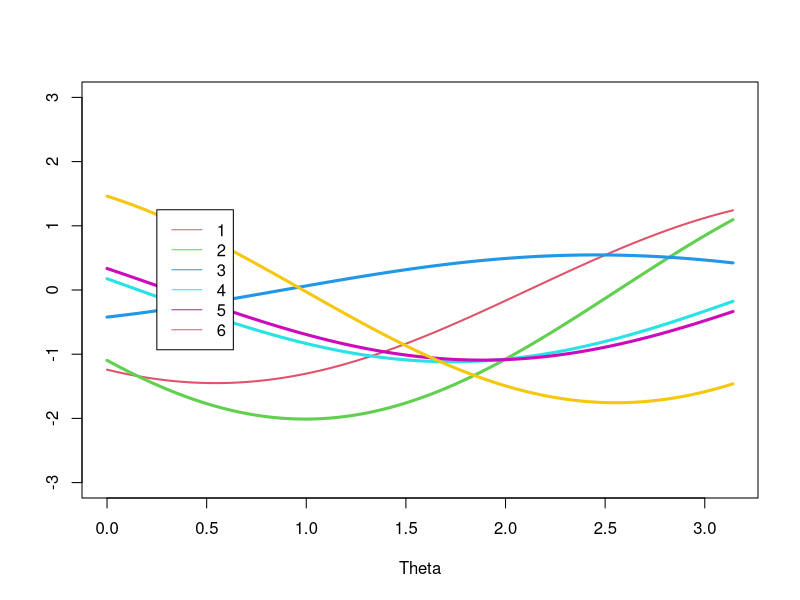

The R script that drew this image: (Note: this script raises an error after producing the figure.)

set.seed(123113)
x1<-c(0.6276,0.2552,0.1545,0.8286,0.4089,0.5792,0.2365,0.4967,0.6811)
y1<-c(0.2772,0.5599,0.0257,0.0545,0.8235,0.0441,0.1227,0.3219,0.1024)
data<-cbind(x1,y1)
data<-data[order(data[,1]),]
dataT<-data[1:3,]
data<-replicate(2,rnorm(6))
data<-data[order(data[,1]),]
projFun<-Vectorize(function(theta,x1,y1){
  return(sum(c(cos(theta),sin(theta))*c(x1,y1)))
}
)


projFun2<-Vectorize(function(theta,x){
  return(sum(c(cos(theta),sin(theta))*x))
}
)
cols<-order(data[,1])
#quartz()
curve(projFun(x,data[1,1],data[1,2]),from=0,to=pi,ylim=c(-3,3),
      lwd=2,col=2,xlab="Theta",ylab="")
for(i in 2:length(data[,1])){ 
  curve(projFun(x,data[i,1],data[i,2]),from=0,to=pi,add=T,col=1+i,lwd=3)
}
legend(0.25,1.25,sapply(1:(length(data[,1])),toString),lty=1,col=1:5+1)
#returns the certificate related to two curves
getCert<-function(a,b,min=F){
  
  
  if(a[3]!=b[3]){
    t<-atan((b[1]-a[1])/(a[2]-b[2]))
    if(t<0)
      t<-t+pi
    #which is max(min if min is true)
    cert<-list("expiry"=t,"order"=c(a[3],b[3]),"min"=min)
    if(a[1]<b[1])
      cert$order<-cert$order[c(2,1)]
    if(min)
      cert$order<-cert$order[c(2,1)]
  }
  
  else
    cert<-list("order"=rep(a[3],2),"expiry"=10,"min"=min)
  
  return(cert)
}

#adds and event to the queue
enqueue<-function(queue,event){
  
  if(is.null(event))
    return(queue)
  
  else if(is.null(queue)){
    return(list(event))
  }
  
  else{
    i<-1
    condition<-F
    n<-length(queue)
    
    while(!condition&&i<=n){
      if(isEqualEvent(event$cert,queue[[i]]$cert)){
        queue[[i]]<-event
        condition=T
        break
      }
      
      condition<-event$cert$expiry<queue[[i]]$cert$expiry
      
      if(condition){
        if(n>1)
          queue[i:(n+1)]<-append(list(event),queue[i:n])
        else
          queue<-append(list(event),queue[1])
        
      }
      i<-i+1
    }
    
    
    if(i==(n+1)&&!condition)
      queue[(n+1)]<-list(event)
    
    return(queue)
  }
}

isEqualEvent<-function(e1,e2){
  
  if(identical(e1$expiry,e2$expiry))
    return(sum(duplicated(c(e1$order,e2$order)))==2)
  else
    return(FALSE)
}

#returns the current champ then the non champ
getCurrOrder<-function(time,cert){
  
  if(cert$expiry>time)
    return(cert$order)
  else
    return(cert$order[c(2,1)])
  
}

getParent<-function(time,cert){
  
  if(cert$expiry>time)
    return(cert$order[1])
  else
    return(cert$order[2])
  
}

getIndex<-function(pos){
  
  ind<-1
  i<-2
  while(i<=length(pos)){
    ind<-ind*2+pos[i]%/%2
    i<-i+1
  }
  return(ind)
}
#vals is a matrix of values at starting time on column 1
#and the line number (letter in examples) in column 2
createTreeAndQ<-function(vals,tree=list(),queue=NULL,data,pos=as.vector(0),min=F){
  
  if(is.null(dim(vals))){
    tree[[getIndex(pos)]]<-list("cert"=list("order"=rep(vals[2],2),"expiry"=10),"parentVal"=vals[1],"pos"=pos)
    return(list("tree"=tree,"queue"=queue))
  }
  else if(length(vals[,1])>2){
    
    n<-floor(length(vals[,1])/2)
    tree<-createTreeAndQ(vals[1:n,],tree,queue,data,pos=c(pos,1),min)
    queue<-tree$queue
    tree<-tree$tree
    tree<-createTreeAndQ(vals[(n+1):length(vals[,1]),],tree,queue,data,pos=c(pos,2),min)
    queue<-tree$queue
    tree<-tree$tree
    newVals<-cbind(c(tree[[getIndex(c(pos,1))]]$parentVal,tree[[getIndex(c(pos,2))]]$parentVal),c(tree[[getIndex(c(pos,1))]]$cert$order[1],tree[[getIndex(c(pos,2))]]$cert$order[1]))
    tree<-createTreeAndQ(newVals,tree,queue,data,pos,min)
    queue<-tree$queue
    tree<-tree$tree
    
    if(length(pos)>1)
      return(list("tree"=tree,"queue"=queue))
    else{
      #tree2<-list()
      #for(i in 1:length(tree))
      #t#ree2[getIndex(tree[[i]]$pos)]<-tree[i]
      return(list("tree"=tree,"queue"=queue))
    }
    
  }
  else{
    cert<-getCert(data[vals[1,2],],data[vals[2,2],],min)
    
    tree[[getIndex(pos)]]<-list("cert"=cert,"parentVal"=data[cert$order[1],1],"pos"=pos)
    return(list("tree"=tree,"queue"=enqueue(queue,list("cert"=cert,"pos"=pos))))
    
  }
  
  
}

#essentially dequeue
getNextEventEven<-function(kdTree){
  
  event<-kdTree$queue[[1]]
  if(is.null(kdTree$queue))
    return(list("tree"=kdTree,"event"=event))
  else if(event$cert$expiry<=pi){
    
    min<-event$cert$min
    
    if(min){
      tree<-kdTree$treeMin
      tree2<-kdTree$treeMax
    }
    else {
      tree<-kdTree$treeMax
      tree2<-kdTree$treeMin
    }
    #dequeue
    if(length(kdTree$queue)>1)
      kdTree$queue<-kdTree$queue[2:length(kdTree$queue)]
    else
      kdTree$queue<-NULL
    
    #update tree
    #get spot on tree (2 is right, left is 1)
    posit<-event$pos
    #not root
    if(posit[1]!=-19){
      time<-event$cert$expiry
      index<-getIndex(posit)
      #skip this cert if the order has changed
      skip<-!isEqualEvent(event$cert,tree[[index]]$cert)
    }
    #root
    else{
      time<-event$cert$expiry
      #do not skip event if the roots have not changed
      minRoot<-getParent(time,kdTree$treeMin[[1]]$cert)
      maxRoot<-getParent(time,kdTree$treeMax[[1]]$cert)
      skip<-!sum(sort(event$cert$order)==sort(c(minRoot,maxRoot)))==2
#      skip=T
    }
  }
  else{
    skip=F
    event=NULL
  }
  while(skip){
    
    if(is.null(kdTree$queue))
      break
    
    event<-kdTree$queue[[1]]
    if(event$cert$expiry<=pi){
      min<-event$cert$min
      
      if(min){
        tree<-kdTree$treeMin
        tree2<-kdTree$treeMax
      }
      else {
        tree<-kdTree$treeMax
        tree2<-kdTree$treeMin
      }
      #dequeue
      if(length(kdTree$queue)>1)
        kdTree$queue<-kdTree$queue[2:length(kdTree$queue)]
      else
        kdTree$queue<-NULL
      
      #update tree
      #get spot on tree (2 is right, left is 1)
      posit<-event$pos
      #not root
      if(posit[1]!=-19){
        time<-event$cert$expiry
        index<-getIndex(posit)
        #skip this cert if the order has changed
        skip<-!isEqualEvent(event$cert,tree[[index]]$cert)
      }
      #root
      else{
        time<-event$cert$expiry
        #do not skip event if the roots have not changed
        minRoot<-getParent(time,kdTree$treeMin[[1]]$cert)
        maxRoot<-getParent(time,kdTree$treeMax[[1]]$cert)
        skip<-!sum(sort(event$cert$order)==sort(c(minRoot,maxRoot)))==2
        #      skip=T
      }
      
    }
    else{
      event=NULL
      kdTree$queue=NULL
      break
    }
  }
  if(skip)
    event=NULL
  
  return(list("tree"=kdTree,"event"=event))
}

#processes next event in queue
processEventEven<-function(kdTree,data){
  
  event<-kdTree$event
  time<-event$cert$expiry
  kdTree<-kdTree$tree
  
  if(!is.null(event)){
    #root switch
    if(event$pos[1]==-19){
      minRoot<-getParent(time,kdTree$treeMin[[1]]$cert)
      maxRoot<-getParent(time,kdTree$treeMax[[1]]$cert)
      #minRoot<-kdTree$treeMin[[1]]$cert$order[1]
      #maxRoot<-kdTree$treeMax[[1]]$cert$order[1]
      kdTree<-trickleDown(kdTree,maxRoot,minRoot,data,T,time)
      kdTree<-trickleDown(kdTree,minRoot,maxRoot,data,F,time)
    }
    else{
      min<-event$cert$min
      
      if(min)
        tree<-kdTree$treeMin
      else
        tree<-kdTree$treeMax
      index<-getIndex(event$pos)
      
      
      #swap current nodes(dont actually need to do anything)
      oldW<-tree[[index]]$cert$order[1]
      newW<-tree[[index]]$cert$order[2]
      continue2<-index>1
      if(continue2){
        upLevel<-(index-event$pos[length(event$pos)]%/%2)/2
        
        compare<-tree[[upLevel]]
        #curr max then min
        compareCurr<-getCurrOrder(time,compare$cert)
        # if(compare$cert$min!=min)
        #   compare$cert$order<-compare$cert$order[c(2,1)]
        continue<-compareCurr[1]==oldW
        if(continue)
          newCert<-getCert(data[newW,],data[compareCurr[2],],min)
        else
          newCert<-getCert(data[newW,],data[compareCurr[1],],min)
        tree[[upLevel]]$cert<-newCert
        expired<-newCert$expiry<=time
        if(!expired)
          kdTree$queue<-enqueue(kdTree$queue,list("cert"=newCert,"pos"=compare$pos))
        continue2<-length(unlist(compare$pos))>1
        
        
        #compare to neighboring child and enqueue new cert if the time is greater than current time
        #if larger, repeat by swapping with parent and so on.
        while(continue2&&continue){
          
          upLevel<-(upLevel-compare$pos[length(compare$pos)]%/%2)/2
          compare<-tree[[upLevel]]
          #curr max then min
          compareCurr<-getCurrOrder(time,compare$cert)
          continue<-compareCurr[1]==oldW
          if(continue)
            newCert<-getCert(data[newW,],data[compareCurr[2],],min)
          else
            newCert<-getCert(data[newW,],data[compareCurr[1],],min)
          tree[[upLevel]]$cert<-newCert
          expired<-newCert$expiry<=time
          if(!expired)
            kdTree$queue<-enqueue(kdTree$queue,list("cert"=newCert,"pos"=compare$pos,"min"=min))
          continue2<-length(unlist(compare$pos))>1
          
        }
        #if median has changed, trickle down other tree
        
        
      }
      else{
        continue=T
      }
      
      if(min)
        kdTree$treeMin<-tree
      else
        kdTree$treeMax<-tree
      
      
      #if root replaced
     if(!continue2&&continue){
       minRoot<-getParent(time,kdTree$treeMin[[1]]$cert)
       maxRoot<-getParent(time,kdTree$treeMax[[1]]$cert)
       cert1<-getCert(data[minRoot,],data[maxRoot,],F)
       event<-list("cert"=cert1,"pos"=-19)
       if(cert1$expiry>time)
         kdTree$queue<-enqueue(kdTree$queue,event)
#       kdTree<-trickleDown(kdTree,newW,oldW,data,!min,time)
     }
      
    }
  }
  return(kdTree)
}

#trickled a val down the tree
trickleDown<-function(kdTree,newW,oldW,data,min,time){
  
  if(min)
    tree<-kdTree$treeMin
  else
    tree<-kdTree$treeMax
  
  
  curr<-getCurrOrder(time,tree[[1]]$cert)[2]
  newCert<-getCert(data[newW,],data[curr,],min)
  tree[[1]]$cert<-newCert
  expired<-newCert$expiry<time
  if(!expired)
    kdTree$queue<-enqueue(kdTree$queue,list("cert"=newCert,"pos"=tree[[1]]$pos))
  if(any(tree[[2]]$cert$order==oldW))
    nextChild<-2
  else
    nextChild<-3
  
  while(!is.null(tree[[nextChild]])){
    
    if(tree[[nextChild]]$cert$expiry!=10){
      curr<-getCurrOrder(time,tree[[nextChild]]$cert)[2]
      newCert<-getCert(data[newW,],data[curr,],min)
      tree[[nextChild]]$cert<-newCert
      expired<-newCert$expiry<time
      if(!expired)
        kdTree$queue<-enqueue(kdTree$queue,list("cert"=newCert,"pos"=tree[[nextChild]]$pos))
      
      if(length(tree)>=2*nextChild+1){
        if(any(tree[[2*nextChild]]$cert$order==oldW))
          nextChild<-2*nextChild
        else
          nextChild<-2*nextChild+1
      }
      else if(length(tree)>=2*nextChild){
        if(any(tree[[2*nextChild]]$cert$order==oldW))
          nextChild<-2*nextChild
      }
      else 
        break
    }
    else{
      tree[[nextChild]]$cert$order=c(newW,newW);
      break
    }
  }
  
  if(min)
    kdTree$treeMin<-tree
  else
    kdTree$treeMax<-tree
  
  return(kdTree)
  
}

#combines 2 event queues
combineQs<-function(q1,q2){
  
  for(i in 1:length(q1)){
    
    q2<-enqueue(q2,q1[[i]])
  }
  return(q2)
}

calcMed2DEffEven<-function(data,med=F){
  
  data<-data[order(data[,1]),]
  n<-length(data[,1])
  # even<-n%%2==0
  data2<-cbind(data,1:n)

    split<-n/2
    kdMax<-createTreeAndQ(vals=data2[1:split,c(1,3)],data=data2)
    kdMin<-createTreeAndQ(vals=data2[(split+1):n,c(1,3)],data=data2,min=T)
    cert1<-getCert(data2[kdMin$tree[[1]]$cert$order[1],],data2[kdMax$tree[[1]]$cert$order[1],],F)
    #-19 is the position
    event<-list("cert"=cert1,"pos"=-19)
    queue<-combineQs(kdMin$queue,kdMax$queue)
    queue<-enqueue(queue,event)
    kd<-list("treeMin"=kdMin$tree,"treeMax"=kdMax$tree,"queue"=queue)
    
    time1<-0
    kd<-getNextEvent(kd)
    time2<-kd$event$cert$expiry
    champMin<-kd$tree$treeMin[[1]]$cert$order[1]
    champMax<-kd$tree$treeMax[[1]]$cert$order[1]
    medians<-matrix(c(champMin,champMax,time1,time2),nrow=1)
    
    # print("queue")
    # printQ(kd$tree$queue)
    # printT(kd$tree$treeMin)
    # printT(kd$tree$treeMax)
    # print(kd$event$cert)
    # printQ(kd$queue)
    # printT(kd$treeMin)
    # printT(kd$treeMax)
    ##while queue is not empty
    while(!is.null(kd$event)){
   # for(i in 1:4){
      #process next item in queue
      
      kd<-processEventEven(kd,data2)
      
      #record champion
      champMin<-getParent(time2,kd$treeMin[[1]]$cert)
      champMax<-getParent(time2,kd$treeMax[[1]]$cert)
      time1<-time2
      kd<-getNextEventEven(kd)
      time2<-kd$event$cert$expiry
      if(is.null(time2))
        time2<-pi
      
        if(champMax!=medians[nrow(medians),2]||champMin!=medians[nrow(medians),1])
          medians<-rbind(medians,c(champMin,champMax,time1,time2))
        else
          medians[nrow(medians),4]<-medians[nrow(medians),4]+time2-time1
      
      
    }
    medians[nrow(medians),4]<-pi
    w<-medians[,4]-medians[,3]
    w<-w/pi
    #  print(w)
    #  print(sum(w))
    # print(medians)
    if(med)
      return(medians)
    else
      return(w%*%(data[medians[,1],]+data[medians[,2],])/2)
    
  }


 proMed<-calcMed2DEffEven(data)
 medians<-calcMed2DEffEven(data,T)
 
#
 
 curve(projFun(x,data[1,1],data[1,2]),from=0,to=pi,ylim=c(-3,3),
       lwd=2,col=2,xlab="Theta",ylab="")
for(i in 2:length(data[,1])){ 
   curve(projFun(x,data[i,1],data[i,2]),from=0,to=pi,add=T,col=1+i,lwd=3)
 }
for(i in 1:length(medians[,1])){
  curve(projFun(x,data[medians[i,1],1],data[medians[i,1],2]),from=medians[i,3],to=medians[i,4],add=T,col="orange",lty=1,lwd=4)
}

 for(i in 1:length(medians[,1])){
   curve(projFun(x,data[medians[i,2],1],data[medians[i,2],2]),from=medians[i,3],to=medians[i,4],add=T,col="black",lty=1,lwd=4)
 } 
# 
# 
# # > data3<-replicate(2,rnorm(2000))
# # > system.time(calcMed2DEff(data3))
# # user  system elapsed 
# # 388.16    0.60  556.41 
# # > data4<-replicate(2,rnorm(200))
# # > system.time(calcMed2DEff(data4))
# # user  system elapsed 
# # 2.88    0.00    3.17
# printQ<-function(q){
#   for(i in 1:length(q)){
#     print(paste(toString(q[[i]]$cert$order),q[[i]]$cert$expiry,sep=" "))
#   }
# }
# 
# printT<-function(tree){
#   
#   for(i in 1:length(tree)){
#     print(paste(toString(tree[[i]]$cert$order),sep=" "))
#   }
#   
# }
# 
# # data3<-replicate(2,rnorm(2001))
# data4<-replicate(2,rnorm(201))
# 
# dataSizes<-c(2000)+1
# dataSizes2<-dataSizes^(4/3)
# plot(dataSizes,dataSizes2,type='l',xlab="n",ylab="vertices in median level")
# vertices<-matrix(nrow=3,ncol=length(dataSizes))
# for(j in 1:3){
#   for(i in 1:length(dataSizes))
#     vertices[j,i]<-length(calcMed2DEff(replicate(2,rnorm(dataSizes[i],sd=10)),T)[,1])
# }
# 
# maxV<-apply(vertices,2,max)
# maxV/2
# 
# lnV<-log(dataSizes)
# 
# mn<-lm(vertices~dataSizes)
# 
# lmn<-lm(log(apply(vertices,2,max))~lnV)
# 
# 
# 
# plot(dataSizes,dataSizes*lmn2$coefficients[2]+lmn2$coefficients[1],col="blue",xlab="n",ylab="vertices in median level",type='l') 
# points(dataSizes,apply(vertices,2,max))
# points(dataSizes,dataSizes2+2*(sqrt(12+dataSizes^2)-5)+3,type="l")
# 
# system.time(projWeights(data4))
# #n<-2001
# # > system.time(calcMed2DEff(data4))
# # user  system elapsed 
# # 128.654   0.188 128.826 
# # > system.time(projWeights(data4))
# # user  system elapsed 
# # 210.350  20.934 231.318 
# 
# 
# # > system.time(calcMed2DEff(data4))
# # user  system elapsed 
# # 1.179   0.004   1.184 
# # > system.time(ExPDdatanew(data4))
# # 
# # Timing stopped at: 881.188 3.261 884.45 